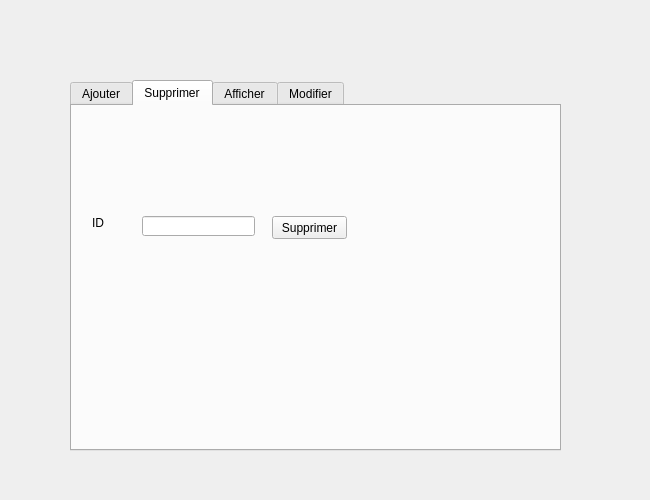
<?xml version="1.0" encoding="UTF-8"?>
<ui version="4.0">
 <class>Dialog_enfant</class>
 <widget class="QDialog" name="Dialog_enfant">
  <property name="geometry">
   <rect>
    <x>0</x>
    <y>0</y>
    <width>650</width>
    <height>500</height>
   </rect>
  </property>
  <property name="windowTitle">
   <string>Dialog</string>
  </property>
  <widget class="QTabWidget" name="tabWidget">
   <property name="geometry">
    <rect>
     <x>70</x>
     <y>80</y>
     <width>491</width>
     <height>371</height>
    </rect>
   </property>
   <property name="currentIndex">
    <number>1</number>
   </property>
   <widget class="QWidget" name="tab">
    <attribute name="title">
     <string>Ajouter</string>
    </attribute>
    <widget class="QLineEdit" name="lineEdit">
     <property name="geometry">
      <rect>
       <x>130</x>
       <y>70</y>
       <width>113</width>
       <height>20</height>
      </rect>
     </property>
    </widget>
    <widget class="QLabel" name="label">
     <property name="geometry">
      <rect>
       <x>40</x>
       <y>70</y>
       <width>47</width>
       <height>13</height>
      </rect>
     </property>
     <property name="text">
      <string>Nom</string>
     </property>
    </widget>
    <widget class="QLabel" name="label_2">
     <property name="geometry">
      <rect>
       <x>40</x>
       <y>110</y>
       <width>47</width>
       <height>13</height>
      </rect>
     </property>
     <property name="text">
      <string>Prenom</string>
     </property>
    </widget>
    <widget class="QLineEdit" name="lineEdit_2">
     <property name="geometry">
      <rect>
       <x>130</x>
       <y>110</y>
       <width>113</width>
       <height>20</height>
      </rect>
     </property>
    </widget>
    <widget class="QLabel" name="label_3">
     <property name="geometry">
      <rect>
       <x>30</x>
       <y>150</y>
       <width>91</width>
       <height>20</height>
      </rect>
     </property>
     <property name="text">
      <string>Date de naissance</string>
     </property>
    </widget>
    <widget class="QLabel" name="label_4">
     <property name="geometry">
      <rect>
       <x>40</x>
       <y>180</y>
       <width>47</width>
       <height>13</height>
      </rect>
     </property>
     <property name="text">
      <string>Sexe</string>
     </property>
    </widget>
    <widget class="QLabel" name="label_5">
     <property name="geometry">
      <rect>
       <x>40</x>
       <y>210</y>
       <width>47</width>
       <height>13</height>
      </rect>
     </property>
     <property name="text">
      <string>Poids</string>
     </property>
    </widget>
    <widget class="QLineEdit" name="lineEdit_4">
     <property name="geometry">
      <rect>
       <x>130</x>
       <y>210</y>
       <width>113</width>
       <height>20</height>
      </rect>
     </property>
    </widget>
    <widget class="QLabel" name="label_6">
     <property name="geometry">
      <rect>
       <x>40</x>
       <y>240</y>
       <width>47</width>
       <height>13</height>
      </rect>
     </property>
     <property name="text">
      <string>Hauteur</string>
     </property>
    </widget>
    <widget class="QLineEdit" name="lineEdit_5">
     <property name="geometry">
      <rect>
       <x>130</x>
       <y>240</y>
       <width>113</width>
       <height>20</height>
      </rect>
     </property>
    </widget>
    <widget class="QDateEdit" name="dateEdit">
     <property name="geometry">
      <rect>
       <x>130</x>
       <y>150</y>
       <width>110</width>
       <height>22</height>
      </rect>
     </property>
    </widget>
    <widget class="QPushButton" name="pushButton">
     <property name="geometry">
      <rect>
       <x>300</x>
       <y>240</y>
       <width>75</width>
       <height>23</height>
      </rect>
     </property>
     <property name="text">
      <string>Ajouter</string>
     </property>
    </widget>
    <widget class="QComboBox" name="comboBox">
     <property name="geometry">
      <rect>
       <x>130</x>
       <y>180</y>
       <width>111</width>
       <height>22</height>
      </rect>
     </property>
     <item>
      <property name="text">
       <string>Fille</string>
      </property>
     </item>
     <item>
      <property name="text">
       <string>Garcon</string>
      </property>
     </item>
    </widget>
    <widget class="QLabel" name="label_7">
     <property name="geometry">
      <rect>
       <x>40</x>
       <y>40</y>
       <width>61</width>
       <height>16</height>
      </rect>
     </property>
     <property name="text">
      <string>Identifiant</string>
     </property>
    </widget>
    <widget class="QLineEdit" name="lineEdit_3">
     <property name="geometry">
      <rect>
       <x>130</x>
       <y>40</y>
       <width>113</width>
       <height>20</height>
      </rect>
     </property>
    </widget>
   </widget>
   <widget class="QWidget" name="tab_2">
    <attribute name="title">
     <string>Supprimer</string>
    </attribute>
    <widget class="QLineEdit" name="lineEdit_6">
     <property name="geometry">
      <rect>
       <x>70</x>
       <y>110</y>
       <width>113</width>
       <height>20</height>
      </rect>
     </property>
    </widget>
    <widget class="QPushButton" name="pushButton_2">
     <property name="geometry">
      <rect>
       <x>200</x>
       <y>110</y>
       <width>75</width>
       <height>23</height>
      </rect>
     </property>
     <property name="text">
      <string>Supprimer</string>
     </property>
    </widget>
    <widget class="QLabel" name="label_8">
     <property name="geometry">
      <rect>
       <x>20</x>
       <y>110</y>
       <width>47</width>
       <height>13</height>
      </rect>
     </property>
     <property name="text">
      <string>ID</string>
     </property>
    </widget>
   </widget>
   <widget class="QWidget" name="tab_3">
    <attribute name="title">
     <string>Afficher</string>
    </attribute>
    <widget class="QTableView" name="tableView">
     <property name="geometry">
      <rect>
       <x>50</x>
       <y>20</y>
       <width>371</width>
       <height>261</height>
      </rect>
     </property>
    </widget>
    <widget class="QPushButton" name="pushButton_3">
     <property name="geometry">
      <rect>
       <x>340</x>
       <y>300</y>
       <width>75</width>
       <height>23</height>
      </rect>
     </property>
     <property name="text">
      <string>Actualiser</string>
     </property>
    </widget>
   </widget>
   <widget class="QWidget" name="tab_4">
    <attribute name="title">
     <string>Modifier</string>
    </attribute>
    <widget class="QLineEdit" name="lineEdit_7">
     <property name="geometry">
      <rect>
       <x>340</x>
       <y>70</y>
       <width>113</width>
       <height>20</height>
      </rect>
     </property>
    </widget>
    <widget class="QPushButton" name="pushButton_4">
     <property name="geometry">
      <rect>
       <x>350</x>
       <y>100</y>
       <width>75</width>
       <height>23</height>
      </rect>
     </property>
     <property name="text">
      <string>Modifier</string>
     </property>
    </widget>
    <widget class="QGroupBox" name="groupBox">
     <property name="enabled">
      <bool>false</bool>
     </property>
     <property name="geometry">
      <rect>
       <x>30</x>
       <y>20</y>
       <width>281</width>
       <height>271</height>
      </rect>
     </property>
     <property name="title">
      <string/>
     </property>
     <widget class="QComboBox" name="comboBox_2">
      <property name="geometry">
       <rect>
        <x>110</x>
        <y>130</y>
        <width>111</width>
        <height>22</height>
       </rect>
      </property>
      <item>
       <property name="text">
        <string>Fille</string>
       </property>
      </item>
      <item>
       <property name="text">
        <string>Garcon</string>
       </property>
      </item>
     </widget>
     <widget class="QLineEdit" name="lineEdit_8">
      <property name="geometry">
       <rect>
        <x>110</x>
        <y>20</y>
        <width>113</width>
        <height>20</height>
       </rect>
      </property>
     </widget>
     <widget class="QLabel" name="label_9">
      <property name="geometry">
       <rect>
        <x>20</x>
        <y>160</y>
        <width>47</width>
        <height>13</height>
       </rect>
      </property>
      <property name="text">
       <string>Poids</string>
      </property>
     </widget>
     <widget class="QLineEdit" name="lineEdit_9">
      <property name="geometry">
       <rect>
        <x>110</x>
        <y>60</y>
        <width>113</width>
        <height>20</height>
       </rect>
      </property>
     </widget>
     <widget class="QLabel" name="label_10">
      <property name="geometry">
       <rect>
        <x>10</x>
        <y>100</y>
        <width>91</width>
        <height>20</height>
       </rect>
      </property>
      <property name="text">
       <string>Date de naissance</string>
      </property>
     </widget>
     <widget class="QLabel" name="label_11">
      <property name="geometry">
       <rect>
        <x>20</x>
        <y>130</y>
        <width>47</width>
        <height>13</height>
       </rect>
      </property>
      <property name="text">
       <string>Sexe</string>
      </property>
     </widget>
     <widget class="QLineEdit" name="lineEdit_10">
      <property name="geometry">
       <rect>
        <x>110</x>
        <y>190</y>
        <width>113</width>
        <height>20</height>
       </rect>
      </property>
     </widget>
     <widget class="QLabel" name="label_12">
      <property name="geometry">
       <rect>
        <x>20</x>
        <y>60</y>
        <width>47</width>
        <height>13</height>
       </rect>
      </property>
      <property name="text">
       <string>Prenom</string>
      </property>
     </widget>
     <widget class="QLineEdit" name="lineEdit_11">
      <property name="geometry">
       <rect>
        <x>110</x>
        <y>160</y>
        <width>113</width>
        <height>20</height>
       </rect>
      </property>
     </widget>
     <widget class="QLabel" name="label_13">
      <property name="geometry">
       <rect>
        <x>20</x>
        <y>190</y>
        <width>47</width>
        <height>13</height>
       </rect>
      </property>
      <property name="text">
       <string>Hauteur</string>
      </property>
     </widget>
     <widget class="QLabel" name="label_14">
      <property name="geometry">
       <rect>
        <x>20</x>
        <y>20</y>
        <width>47</width>
        <height>13</height>
       </rect>
      </property>
      <property name="text">
       <string>Nom</string>
      </property>
     </widget>
     <widget class="QDateEdit" name="dateEdit_2">
      <property name="geometry">
       <rect>
        <x>110</x>
        <y>100</y>
        <width>110</width>
        <height>22</height>
       </rect>
      </property>
     </widget>
     <widget class="QPushButton" name="pushButton_5">
      <property name="geometry">
       <rect>
        <x>160</x>
        <y>220</y>
        <width>75</width>
        <height>23</height>
       </rect>
      </property>
      <property name="text">
       <string>OK !</string>
      </property>
     </widget>
    </widget>
   </widget>
  </widget>
  <widget class="QLabel" name="label_15">
   <property name="geometry">
    <rect>
     <x>0</x>
     <y>0</y>
     <width>650</width>
     <height>500</height>
    </rect>
   </property>
   <property name="text">
    <string/>
   </property>
  </widget>
  <zorder>label_15</zorder>
  <zorder>tabWidget</zorder>
 </widget>
 <resources/>
 <connections/>
</ui>
